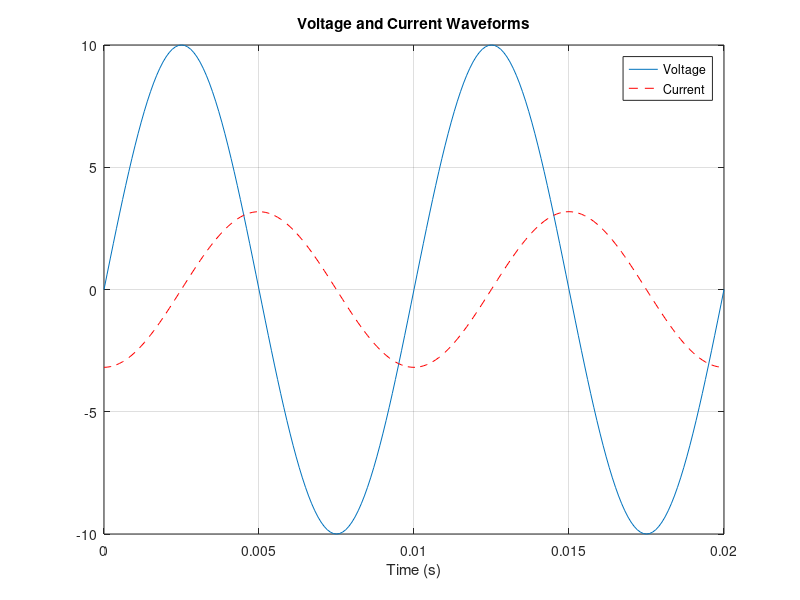

MATLAB code for this plot:
% Assignment 1

% Juan Silva
% ECE 309
% Jan. 24, 2018

% Program Name: phasers.m
% Author: XXXXXXX Last Modified: XXXXXXX
% Description: XXXXXXXXXXXX

clear, clc, close all
format short, format compact

% ********************
% * Define variables *
% ********************

R = 1e3;         % Ohms
C = 3900e-12;    % Farads
L = 5.3e-3;       % Henries
Vs = 10;         % Volts
freq = 100;      % Hertz

% **************
% * Start Code *
% **************

w = 2 * pi * freq;          % Omega
xL = j * w * L;      
xC = -j / (w * C);
y = 1/R + 1/xL + 1/xC       % total admittance
z = 1/y                     % total impedence

[zAng, zMag] = cart2pol(real(z),imag(z))

zAngDeg =rad2deg(zAng)

current = Vs / z            % current 
[CurrentAng, CurrentMag] = cart2pol(real(current),imag(current))
currentAngDeg = rad2deg(CurrentAng)

% ***************
% * Start Plots *
% ***************

t = 0 : 0.0001 : 0.02;                    % time in seconds
Vt = 10 * sin(2*pi*freq*t);             % voltage
It = 3.1831 * sin(2*pi*freq*t - 1.5677);
plot(t, Vt, t, It, 'r--')
grid
title('Voltage and Current Waveforms')
xlabel('Time (s)')
legend('Voltage', 'Current')